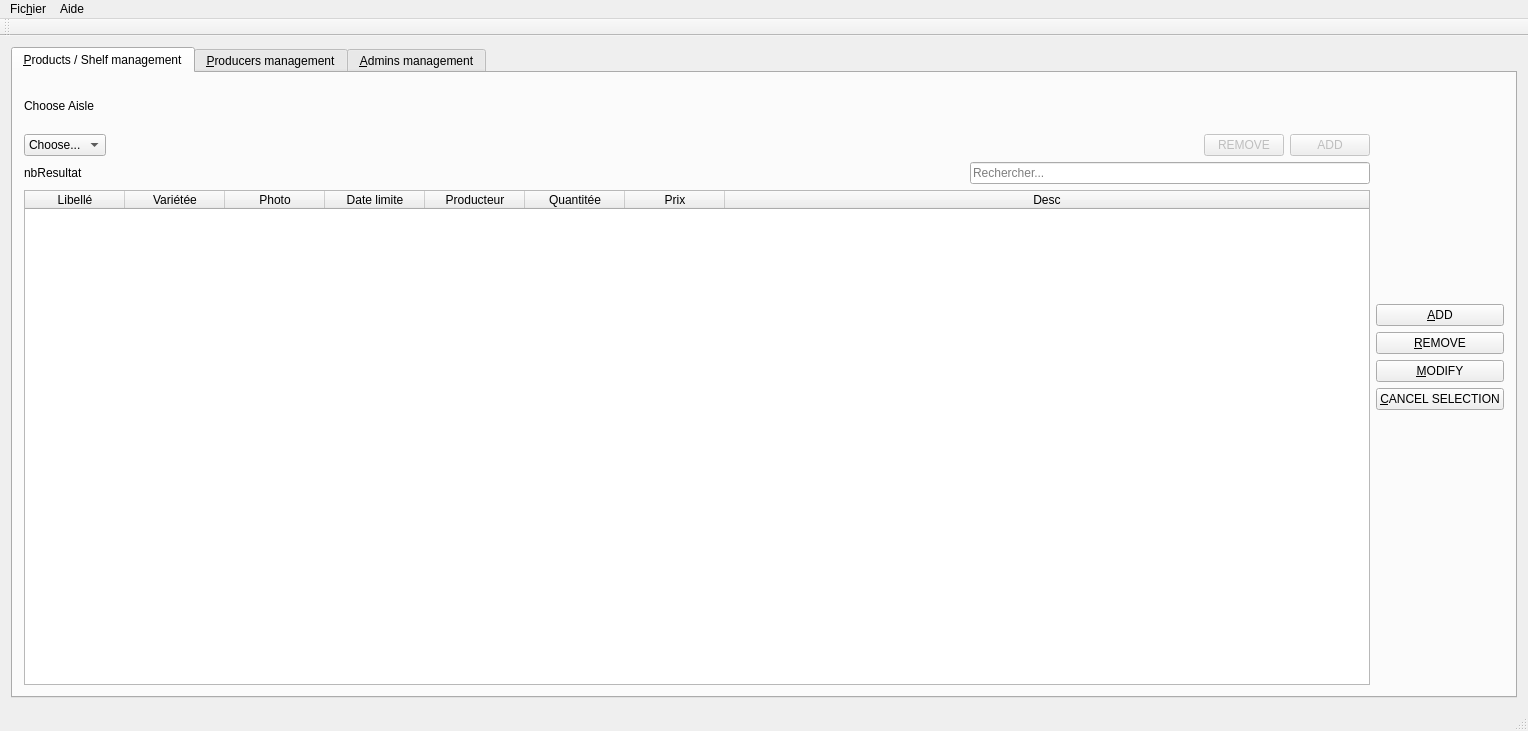
<?xml version="1.0" encoding="UTF-8"?>
<ui version="4.0">
 <class>MainWindow</class>
 <widget class="QMainWindow" name="MainWindow">
  <property name="geometry">
   <rect>
    <x>0</x>
    <y>0</y>
    <width>1528</width>
    <height>731</height>
   </rect>
  </property>
  <property name="windowTitle">
   <string>NewWorld</string>
  </property>
  <widget class="QWidget" name="centralWidget">
   <layout class="QVBoxLayout" name="verticalLayout_9">
    <item>
     <widget class="QTabWidget" name="tabWidget">
      <property name="currentIndex">
       <number>0</number>
      </property>
      <widget class="QWidget" name="tabGestionRay">
       <attribute name="title">
        <string>&amp;Products / Shelf management</string>
       </attribute>
       <layout class="QVBoxLayout" name="verticalLayout_5">
        <item>
         <layout class="QHBoxLayout" name="horizontalLayout_2">
          <item>
           <widget class="QLabel" name="label">
            <property name="minimumSize">
             <size>
              <width>0</width>
              <height>44</height>
             </size>
            </property>
            <property name="text">
             <string>Choose Aisle</string>
            </property>
           </widget>
          </item>
          <item>
           <spacer name="horizontalSpacer_7">
            <property name="orientation">
             <enum>Qt::Horizontal</enum>
            </property>
            <property name="sizeHint" stdset="0">
             <size>
              <width>40</width>
              <height>20</height>
             </size>
            </property>
           </spacer>
          </item>
         </layout>
        </item>
        <item>
         <layout class="QHBoxLayout" name="horizontalLayout_3">
          <item>
           <layout class="QVBoxLayout" name="verticalLayout">
            <item>
             <layout class="QHBoxLayout" name="horizontalLayout_9">
              <item>
               <widget class="QComboBox" name="choixRayon">
                <property name="currentText">
                 <string>Choose...</string>
                </property>
                <item>
                 <property name="text">
                  <string>Choose...</string>
                 </property>
                </item>
               </widget>
              </item>
              <item>
               <layout class="QHBoxLayout" name="horizontalLayout">
                <item>
                 <widget class="QLabel" name="rayonDesc">
                  <property name="text">
                   <string/>
                  </property>
                 </widget>
                </item>
                <item>
                 <spacer name="horizontalSpacer_2">
                  <property name="orientation">
                   <enum>Qt::Horizontal</enum>
                  </property>
                  <property name="sizeHint" stdset="0">
                   <size>
                    <width>40</width>
                    <height>20</height>
                   </size>
                  </property>
                 </spacer>
                </item>
                <item>
                 <widget class="QPushButton" name="rayonSuppr">
                  <property name="enabled">
                   <bool>false</bool>
                  </property>
                  <property name="text">
                   <string>REMOVE</string>
                  </property>
                  <property name="icon">
                   <iconset resource="newworldressources.qrc">
                    <normaloff>:/images/dialog-error-symbolic.symbolic.png</normaloff>:/images/dialog-error-symbolic.symbolic.png</iconset>
                  </property>
                 </widget>
                </item>
                <item>
                 <widget class="QPushButton" name="rayonAdd">
                  <property name="enabled">
                   <bool>false</bool>
                  </property>
                  <property name="text">
                   <string>ADD</string>
                  </property>
                  <property name="icon">
                   <iconset resource="newworldressources.qrc">
                    <normaloff>:/images/document-new-symbolic.symbolic.png</normaloff>:/images/document-new-symbolic.symbolic.png</iconset>
                  </property>
                 </widget>
                </item>
               </layout>
              </item>
             </layout>
            </item>
            <item>
             <layout class="QHBoxLayout" name="horizontalLayout_4">
              <item>
               <widget class="QLabel" name="nbResultatProduits">
                <property name="text">
                 <string>nbResultat</string>
                </property>
               </widget>
              </item>
              <item>
               <spacer name="horizontalSpacer_4">
                <property name="orientation">
                 <enum>Qt::Horizontal</enum>
                </property>
                <property name="sizeHint" stdset="0">
                 <size>
                  <width>40</width>
                  <height>20</height>
                 </size>
                </property>
               </spacer>
              </item>
              <item>
               <widget class="QLineEdit" name="prodRecherche">
                <property name="maximumSize">
                 <size>
                  <width>400</width>
                  <height>16777215</height>
                 </size>
                </property>
                <property name="text">
                 <string/>
                </property>
                <property name="maxLength">
                 <number>32753</number>
                </property>
                <property name="placeholderText">
                 <string>Rechercher...</string>
                </property>
               </widget>
              </item>
             </layout>
            </item>
            <item>
             <widget class="QTableWidget" name="prodTable">
              <property name="minimumSize">
               <size>
                <width>600</width>
                <height>436</height>
               </size>
              </property>
              <property name="maximumSize">
               <size>
                <width>16777215</width>
                <height>16777215</height>
               </size>
              </property>
              <property name="editTriggers">
               <set>QAbstractItemView::NoEditTriggers</set>
              </property>
              <property name="selectionMode">
               <enum>QAbstractItemView::SingleSelection</enum>
              </property>
              <property name="selectionBehavior">
               <enum>QAbstractItemView::SelectRows</enum>
              </property>
              <attribute name="horizontalHeaderCascadingSectionResizes">
               <bool>false</bool>
              </attribute>
              <attribute name="horizontalHeaderShowSortIndicator" stdset="0">
               <bool>true</bool>
              </attribute>
              <attribute name="horizontalHeaderStretchLastSection">
               <bool>true</bool>
              </attribute>
              <attribute name="verticalHeaderCascadingSectionResizes">
               <bool>false</bool>
              </attribute>
              <column>
               <property name="text">
                <string>Libellé</string>
               </property>
              </column>
              <column>
               <property name="text">
                <string>Variétée</string>
               </property>
              </column>
              <column>
               <property name="text">
                <string>Photo</string>
               </property>
              </column>
              <column>
               <property name="text">
                <string>Date limite</string>
               </property>
              </column>
              <column>
               <property name="text">
                <string>Producteur</string>
               </property>
              </column>
              <column>
               <property name="text">
                <string>Quantitée</string>
               </property>
              </column>
              <column>
               <property name="text">
                <string>Prix</string>
               </property>
              </column>
              <column>
               <property name="text">
                <string>Desc</string>
               </property>
              </column>
             </widget>
            </item>
           </layout>
          </item>
          <item>
           <layout class="QVBoxLayout" name="verticalLayout_4">
            <item>
             <layout class="QVBoxLayout" name="verticalLayout_2">
              <item>
               <spacer name="verticalSpacer">
                <property name="orientation">
                 <enum>Qt::Vertical</enum>
                </property>
                <property name="sizeHint" stdset="0">
                 <size>
                  <width>20</width>
                  <height>40</height>
                 </size>
                </property>
               </spacer>
              </item>
              <item>
               <widget class="QPushButton" name="prodAdd">
                <property name="text">
                 <string>&amp;ADD</string>
                </property>
                <property name="icon">
                 <iconset resource="newworldressources.qrc">
                  <normaloff>:/images/document-new-symbolic.symbolic.png</normaloff>:/images/document-new-symbolic.symbolic.png</iconset>
                </property>
               </widget>
              </item>
              <item>
               <widget class="QPushButton" name="prodSuppr">
                <property name="text">
                 <string>&amp;REMOVE</string>
                </property>
                <property name="icon">
                 <iconset resource="newworldressources.qrc">
                  <normaloff>:/images/dialog-error-symbolic.symbolic.png</normaloff>:/images/dialog-error-symbolic.symbolic.png</iconset>
                </property>
               </widget>
              </item>
              <item>
               <widget class="QPushButton" name="prodModif">
                <property name="text">
                 <string>&amp;MODIFY</string>
                </property>
                <property name="icon">
                 <iconset resource="newworldressources.qrc">
                  <normaloff>:/images/document-edit-symbolic.symbolic.png</normaloff>:/images/document-edit-symbolic.symbolic.png</iconset>
                </property>
               </widget>
              </item>
              <item>
               <widget class="QPushButton" name="prodAnnul">
                <property name="enabled">
                 <bool>true</bool>
                </property>
                <property name="text">
                 <string>&amp;CANCEL SELECTION</string>
                </property>
                <property name="icon">
                 <iconset resource="newworldressources.qrc">
                  <normaloff>:/images/edit-redo-symbolic-rtl.symbolic.png</normaloff>:/images/edit-redo-symbolic-rtl.symbolic.png</iconset>
                </property>
               </widget>
              </item>
             </layout>
            </item>
            <item>
             <spacer name="verticalSpacer_2">
              <property name="orientation">
               <enum>Qt::Vertical</enum>
              </property>
              <property name="sizeHint" stdset="0">
               <size>
                <width>20</width>
                <height>40</height>
               </size>
              </property>
             </spacer>
            </item>
           </layout>
          </item>
         </layout>
        </item>
       </layout>
      </widget>
      <widget class="QWidget" name="tabGestionProd">
       <attribute name="title">
        <string>&amp;Producers management</string>
       </attribute>
       <widget class="QTableWidget" name="producteurTable">
        <property name="geometry">
         <rect>
          <x>10</x>
          <y>90</y>
          <width>1130</width>
          <height>436</height>
         </rect>
        </property>
        <property name="minimumSize">
         <size>
          <width>600</width>
          <height>436</height>
         </size>
        </property>
        <property name="maximumSize">
         <size>
          <width>16777215</width>
          <height>16777215</height>
         </size>
        </property>
        <property name="editTriggers">
         <set>QAbstractItemView::NoEditTriggers</set>
        </property>
        <property name="selectionMode">
         <enum>QAbstractItemView::SingleSelection</enum>
        </property>
        <property name="selectionBehavior">
         <enum>QAbstractItemView::SelectRows</enum>
        </property>
        <attribute name="horizontalHeaderCascadingSectionResizes">
         <bool>false</bool>
        </attribute>
        <attribute name="horizontalHeaderShowSortIndicator" stdset="0">
         <bool>true</bool>
        </attribute>
        <attribute name="horizontalHeaderStretchLastSection">
         <bool>false</bool>
        </attribute>
        <attribute name="verticalHeaderCascadingSectionResizes">
         <bool>false</bool>
        </attribute>
        <column>
         <property name="text">
          <string>ID</string>
         </property>
        </column>
        <column>
         <property name="text">
          <string>Name</string>
         </property>
        </column>
        <column>
         <property name="text">
          <string>First Name</string>
         </property>
        </column>
        <column>
         <property name="text">
          <string>Login</string>
         </property>
        </column>
        <column>
         <property name="text">
          <string>Email</string>
         </property>
        </column>
        <column>
         <property name="text">
          <string>Company ID</string>
         </property>
        </column>
        <column>
         <property name="text">
          <string>Company</string>
         </property>
        </column>
        <column>
         <property name="text">
          <string>SIRET</string>
         </property>
        </column>
        <column>
         <property name="text">
          <string>Phone</string>
         </property>
        </column>
        <column>
         <property name="text">
          <string>Mobile Phone</string>
         </property>
        </column>
        <column>
         <property name="text">
          <string>Address</string>
         </property>
        </column>
        <column>
         <property name="text">
          <string>City</string>
         </property>
        </column>
        <column>
         <property name="text">
          <string>Postal code</string>
         </property>
        </column>
        <column>
         <property name="text">
          <string>Confirmed Email</string>
         </property>
        </column>
        <column>
         <property name="text">
          <string>Confirmed</string>
         </property>
        </column>
       </widget>
       <widget class="QWidget" name="layoutWidget_2">
        <property name="geometry">
         <rect>
          <x>1140</x>
          <y>90</y>
          <width>151</width>
          <height>186</height>
         </rect>
        </property>
        <layout class="QVBoxLayout" name="verticalLayout_8">
         <item>
          <spacer name="verticalSpacer_3">
           <property name="orientation">
            <enum>Qt::Vertical</enum>
           </property>
           <property name="sizeHint" stdset="0">
            <size>
             <width>20</width>
             <height>40</height>
            </size>
           </property>
          </spacer>
         </item>
         <item>
          <widget class="QPushButton" name="producteurAdd">
           <property name="text">
            <string>ADD</string>
           </property>
           <property name="icon">
            <iconset resource="newworldressources.qrc">
             <normaloff>:/images/document-new-symbolic.symbolic.png</normaloff>:/images/document-new-symbolic.symbolic.png</iconset>
           </property>
          </widget>
         </item>
         <item>
          <widget class="QPushButton" name="producteurModif">
           <property name="enabled">
            <bool>false</bool>
           </property>
           <property name="text">
            <string>MODIFY</string>
           </property>
           <property name="icon">
            <iconset resource="newworldressources.qrc">
             <normaloff>:/images/document-edit-symbolic.symbolic.png</normaloff>:/images/document-edit-symbolic.symbolic.png</iconset>
           </property>
          </widget>
         </item>
         <item>
          <widget class="QPushButton" name="producteurSuppr">
           <property name="enabled">
            <bool>false</bool>
           </property>
           <property name="text">
            <string>REMOVE</string>
           </property>
           <property name="icon">
            <iconset resource="newworldressources.qrc">
             <normaloff>:/images/dialog-error-symbolic.symbolic.png</normaloff>:/images/dialog-error-symbolic.symbolic.png</iconset>
           </property>
          </widget>
         </item>
         <item>
          <widget class="QPushButton" name="producteurAnnul">
           <property name="enabled">
            <bool>false</bool>
           </property>
           <property name="text">
            <string>CANCEL SELECTION</string>
           </property>
           <property name="icon">
            <iconset resource="newworldressources.qrc">
             <normaloff>:/images/edit-redo-symbolic-rtl.symbolic.png</normaloff>:/images/edit-redo-symbolic-rtl.symbolic.png</iconset>
           </property>
          </widget>
         </item>
         <item>
          <widget class="QPushButton" name="producteurVerif">
           <property name="enabled">
            <bool>false</bool>
           </property>
           <property name="text">
            <string>VERIFY</string>
           </property>
          </widget>
         </item>
         <item>
          <spacer name="verticalSpacer_5">
           <property name="orientation">
            <enum>Qt::Vertical</enum>
           </property>
           <property name="sizeHint" stdset="0">
            <size>
             <width>20</width>
             <height>40</height>
            </size>
           </property>
          </spacer>
         </item>
        </layout>
       </widget>
       <widget class="QLabel" name="label_2">
        <property name="geometry">
         <rect>
          <x>10</x>
          <y>20</y>
          <width>151</width>
          <height>21</height>
         </rect>
        </property>
        <property name="text">
         <string>Producers</string>
        </property>
       </widget>
       <widget class="QLabel" name="label_3">
        <property name="geometry">
         <rect>
          <x>10</x>
          <y>560</y>
          <width>151</width>
          <height>21</height>
         </rect>
        </property>
        <property name="text">
         <string>Companies</string>
        </property>
       </widget>
       <widget class="QTableWidget" name="producteurTableEntreprise">
        <property name="geometry">
         <rect>
          <x>10</x>
          <y>630</y>
          <width>1130</width>
          <height>200</height>
         </rect>
        </property>
        <property name="minimumSize">
         <size>
          <width>600</width>
          <height>200</height>
         </size>
        </property>
        <property name="maximumSize">
         <size>
          <width>16777215</width>
          <height>16777215</height>
         </size>
        </property>
        <property name="editTriggers">
         <set>QAbstractItemView::NoEditTriggers</set>
        </property>
        <property name="selectionMode">
         <enum>QAbstractItemView::SingleSelection</enum>
        </property>
        <property name="selectionBehavior">
         <enum>QAbstractItemView::SelectRows</enum>
        </property>
        <attribute name="horizontalHeaderCascadingSectionResizes">
         <bool>false</bool>
        </attribute>
        <attribute name="horizontalHeaderShowSortIndicator" stdset="0">
         <bool>true</bool>
        </attribute>
        <attribute name="horizontalHeaderStretchLastSection">
         <bool>true</bool>
        </attribute>
        <attribute name="verticalHeaderCascadingSectionResizes">
         <bool>false</bool>
        </attribute>
        <column>
         <property name="text">
          <string>ID</string>
         </property>
        </column>
        <column>
         <property name="text">
          <string>Name</string>
         </property>
        </column>
        <column>
         <property name="text">
          <string>SIRET</string>
         </property>
        </column>
       </widget>
       <widget class="QWidget" name="layoutWidget_3">
        <property name="geometry">
         <rect>
          <x>10</x>
          <y>590</y>
          <width>293</width>
          <height>30</height>
         </rect>
        </property>
        <layout class="QHBoxLayout" name="horizontalLayout_7">
         <item>
          <layout class="QHBoxLayout" name="horizontalLayout_8">
           <item>
            <widget class="QLabel" name="nbResultatEntreprises">
             <property name="text">
              <string>nbResultat</string>
             </property>
            </widget>
           </item>
           <item>
            <spacer name="horizontalSpacer_6">
             <property name="orientation">
              <enum>Qt::Horizontal</enum>
             </property>
             <property name="sizeHint" stdset="0">
              <size>
               <width>40</width>
               <height>20</height>
              </size>
             </property>
            </spacer>
           </item>
           <item>
            <widget class="QLineEdit" name="producteurRechercheEntreprises">
             <property name="maximumSize">
              <size>
               <width>400</width>
               <height>16777215</height>
              </size>
             </property>
             <property name="text">
              <string/>
             </property>
             <property name="maxLength">
              <number>32753</number>
             </property>
             <property name="placeholderText">
              <string>Rechercher...</string>
             </property>
            </widget>
           </item>
          </layout>
         </item>
         <item>
          <spacer name="horizontalSpacer_3">
           <property name="orientation">
            <enum>Qt::Horizontal</enum>
           </property>
           <property name="sizeHint" stdset="0">
            <size>
             <width>40</width>
             <height>20</height>
            </size>
           </property>
          </spacer>
         </item>
        </layout>
       </widget>
       <widget class="QWidget" name="layoutWidget">
        <property name="geometry">
         <rect>
          <x>10</x>
          <y>50</y>
          <width>293</width>
          <height>30</height>
         </rect>
        </property>
        <layout class="QHBoxLayout" name="horizontalLayout_6">
         <item>
          <layout class="QHBoxLayout" name="horizontalLayout_5">
           <item>
            <widget class="QLabel" name="nbResultatProducteur">
             <property name="text">
              <string>nbResultat</string>
             </property>
            </widget>
           </item>
           <item>
            <spacer name="horizontalSpacer_5">
             <property name="orientation">
              <enum>Qt::Horizontal</enum>
             </property>
             <property name="sizeHint" stdset="0">
              <size>
               <width>40</width>
               <height>20</height>
              </size>
             </property>
            </spacer>
           </item>
           <item>
            <widget class="QLineEdit" name="producteurRecherche">
             <property name="maximumSize">
              <size>
               <width>400</width>
               <height>16777215</height>
              </size>
             </property>
             <property name="text">
              <string/>
             </property>
             <property name="maxLength">
              <number>32753</number>
             </property>
             <property name="placeholderText">
              <string>Rechercher...</string>
             </property>
            </widget>
           </item>
          </layout>
         </item>
         <item>
          <spacer name="horizontalSpacer">
           <property name="orientation">
            <enum>Qt::Horizontal</enum>
           </property>
           <property name="sizeHint" stdset="0">
            <size>
             <width>40</width>
             <height>20</height>
            </size>
           </property>
          </spacer>
         </item>
        </layout>
       </widget>
       <widget class="QPushButton" name="verifMode">
        <property name="enabled">
         <bool>true</bool>
        </property>
        <property name="geometry">
         <rect>
          <x>1140</x>
          <y>500</y>
          <width>181</width>
          <height>26</height>
         </rect>
        </property>
        <property name="text">
         <string>VERIFICATION MODE = Off</string>
        </property>
       </widget>
      </widget>
      <widget class="QWidget" name="tabGestionAdmins">
       <attribute name="title">
        <string>&amp;Admins management</string>
       </attribute>
       <widget class="QWidget" name="layoutWidget_4">
        <property name="geometry">
         <rect>
          <x>10</x>
          <y>50</y>
          <width>293</width>
          <height>30</height>
         </rect>
        </property>
        <layout class="QHBoxLayout" name="horizontalLayout_10">
         <item>
          <layout class="QHBoxLayout" name="horizontalLayout_11">
           <item>
            <widget class="QLabel" name="nbResultatAdmin">
             <property name="text">
              <string>nbResultat</string>
             </property>
            </widget>
           </item>
           <item>
            <spacer name="horizontalSpacer_8">
             <property name="orientation">
              <enum>Qt::Horizontal</enum>
             </property>
             <property name="sizeHint" stdset="0">
              <size>
               <width>40</width>
               <height>20</height>
              </size>
             </property>
            </spacer>
           </item>
           <item>
            <widget class="QLineEdit" name="adminRecherche">
             <property name="maximumSize">
              <size>
               <width>400</width>
               <height>16777215</height>
              </size>
             </property>
             <property name="text">
              <string/>
             </property>
             <property name="maxLength">
              <number>32753</number>
             </property>
             <property name="placeholderText">
              <string>Rechercher...</string>
             </property>
            </widget>
           </item>
          </layout>
         </item>
         <item>
          <spacer name="horizontalSpacer_9">
           <property name="orientation">
            <enum>Qt::Horizontal</enum>
           </property>
           <property name="sizeHint" stdset="0">
            <size>
             <width>40</width>
             <height>20</height>
            </size>
           </property>
          </spacer>
         </item>
        </layout>
       </widget>
       <widget class="QLabel" name="label_4">
        <property name="geometry">
         <rect>
          <x>10</x>
          <y>20</y>
          <width>151</width>
          <height>21</height>
         </rect>
        </property>
        <property name="text">
         <string>Administrator</string>
        </property>
       </widget>
       <widget class="QTableWidget" name="adminTable">
        <property name="geometry">
         <rect>
          <x>10</x>
          <y>90</y>
          <width>1130</width>
          <height>436</height>
         </rect>
        </property>
        <property name="minimumSize">
         <size>
          <width>600</width>
          <height>436</height>
         </size>
        </property>
        <property name="maximumSize">
         <size>
          <width>16777215</width>
          <height>16777215</height>
         </size>
        </property>
        <property name="editTriggers">
         <set>QAbstractItemView::NoEditTriggers</set>
        </property>
        <property name="selectionMode">
         <enum>QAbstractItemView::SingleSelection</enum>
        </property>
        <property name="selectionBehavior">
         <enum>QAbstractItemView::SelectRows</enum>
        </property>
        <attribute name="horizontalHeaderCascadingSectionResizes">
         <bool>false</bool>
        </attribute>
        <attribute name="horizontalHeaderShowSortIndicator" stdset="0">
         <bool>true</bool>
        </attribute>
        <attribute name="horizontalHeaderStretchLastSection">
         <bool>true</bool>
        </attribute>
        <attribute name="verticalHeaderCascadingSectionResizes">
         <bool>false</bool>
        </attribute>
        <column>
         <property name="text">
          <string>ID</string>
         </property>
        </column>
        <column>
         <property name="text">
          <string>Login</string>
         </property>
        </column>
        <column>
         <property name="text">
          <string>SuperAdmin</string>
         </property>
        </column>
        <column>
         <property name="text">
          <string>Email</string>
         </property>
        </column>
       </widget>
       <widget class="QWidget" name="layoutWidget_5">
        <property name="geometry">
         <rect>
          <x>1140</x>
          <y>90</y>
          <width>151</width>
          <height>186</height>
         </rect>
        </property>
        <layout class="QVBoxLayout" name="verticalLayout_10">
         <item>
          <spacer name="verticalSpacer_4">
           <property name="orientation">
            <enum>Qt::Vertical</enum>
           </property>
           <property name="sizeHint" stdset="0">
            <size>
             <width>20</width>
             <height>40</height>
            </size>
           </property>
          </spacer>
         </item>
         <item>
          <widget class="QPushButton" name="adminAdd">
           <property name="text">
            <string>ADD</string>
           </property>
           <property name="icon">
            <iconset resource="newworldressources.qrc">
             <normaloff>:/images/document-new-symbolic.symbolic.png</normaloff>:/images/document-new-symbolic.symbolic.png</iconset>
           </property>
          </widget>
         </item>
         <item>
          <widget class="QPushButton" name="adminModif">
           <property name="enabled">
            <bool>false</bool>
           </property>
           <property name="text">
            <string>MODIFY</string>
           </property>
           <property name="icon">
            <iconset resource="newworldressources.qrc">
             <normaloff>:/images/document-edit-symbolic.symbolic.png</normaloff>:/images/document-edit-symbolic.symbolic.png</iconset>
           </property>
          </widget>
         </item>
         <item>
          <widget class="QPushButton" name="adminRemove">
           <property name="enabled">
            <bool>false</bool>
           </property>
           <property name="text">
            <string>REMOVE</string>
           </property>
           <property name="icon">
            <iconset resource="newworldressources.qrc">
             <normaloff>:/images/dialog-error-symbolic.symbolic.png</normaloff>:/images/dialog-error-symbolic.symbolic.png</iconset>
           </property>
          </widget>
         </item>
         <item>
          <widget class="QPushButton" name="adminAnnul">
           <property name="enabled">
            <bool>false</bool>
           </property>
           <property name="text">
            <string>CANCEL SELECTION</string>
           </property>
           <property name="icon">
            <iconset resource="newworldressources.qrc">
             <normaloff>:/images/edit-redo-symbolic-rtl.symbolic.png</normaloff>:/images/edit-redo-symbolic-rtl.symbolic.png</iconset>
           </property>
          </widget>
         </item>
         <item>
          <spacer name="verticalSpacer_6">
           <property name="orientation">
            <enum>Qt::Vertical</enum>
           </property>
           <property name="sizeHint" stdset="0">
            <size>
             <width>20</width>
             <height>40</height>
            </size>
           </property>
          </spacer>
         </item>
        </layout>
       </widget>
      </widget>
     </widget>
    </item>
   </layout>
  </widget>
  <widget class="QMenuBar" name="menuBar">
   <property name="geometry">
    <rect>
     <x>0</x>
     <y>0</y>
     <width>1528</width>
     <height>20</height>
    </rect>
   </property>
   <widget class="QMenu" name="menuFichier">
    <property name="title">
     <string>Fic&amp;hier</string>
    </property>
    <addaction name="actionQuitter"/>
   </widget>
   <widget class="QMenu" name="menuAide">
    <property name="title">
     <string>Aide</string>
    </property>
    <addaction name="actionA_propos"/>
    <addaction name="actionDocumentation"/>
   </widget>
   <addaction name="menuFichier"/>
   <addaction name="menuAide"/>
  </widget>
  <widget class="QToolBar" name="mainToolBar">
   <attribute name="toolBarArea">
    <enum>TopToolBarArea</enum>
   </attribute>
   <attribute name="toolBarBreak">
    <bool>false</bool>
   </attribute>
  </widget>
  <widget class="QStatusBar" name="statusBar"/>
  <action name="actionGestion_Producteurs">
   <property name="text">
    <string>Gestion Producteurs</string>
   </property>
  </action>
  <action name="actionQuitter">
   <property name="text">
    <string>&amp;Quitter</string>
   </property>
  </action>
  <action name="actionA_propos">
   <property name="text">
    <string>&amp;À propos</string>
   </property>
  </action>
  <action name="actionDocumentation">
   <property name="text">
    <string>&amp;Documentation</string>
   </property>
  </action>
 </widget>
 <layoutdefault spacing="6" margin="11"/>
 <resources>
  <include location="newworldressources.qrc"/>
 </resources>
 <connections/>
</ui>
